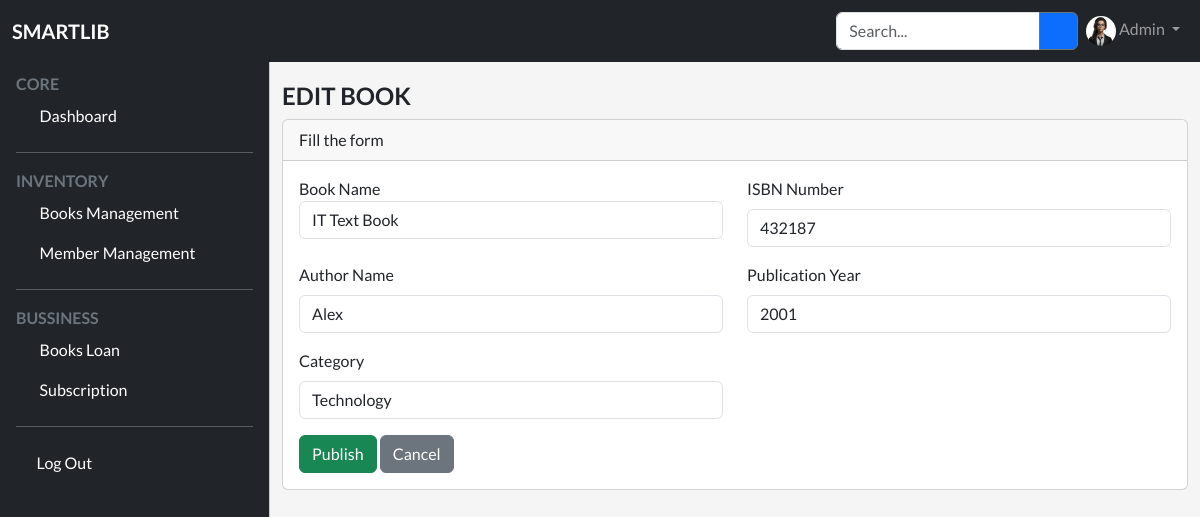
Screenshot of /admin/books/edit.php with the database file from the repository.
### tables this page shows
CREATE TABLE `books` (
  `guid` varchar(50) NOT NULL,
  `id` int(11) NOT NULL AUTO_INCREMENT,
  `title` varchar(255) DEFAULT NULL,
  `author` varchar(255) DEFAULT NULL,
  `publication_year` varchar(10) DEFAULT NULL,
  `isbn` varchar(255) DEFAULT NULL,
  `category_id` int(11) DEFAULT NULL,
  `status` tinyint(1) NOT NULL DEFAULT 1,
  `created_at` timestamp NOT NULL DEFAULT current_timestamp(),
  `updated_at` timestamp NULL DEFAULT NULL,
  PRIMARY KEY (`id`)
);

### admin/models/book.php (called while the page is built, shortened)
<?php
function getBookByGUID($conn,$guid)
{
    $sql = "select * from books b where b.guid='$guid'";
    $result = $conn->query($sql);
    return $result;
}
function getCategories($conn){
    $sql = "select id, name from categories";
    $result = $conn->query($sql);
    return $result;
}

### admin/books/edit.php (the view, shortened to what this page needs)
<?php
include_once("../../config/database.php");
include_once("../models/book.php");
include_once("../../include/header.php");
include_once("../../include/topbar.php");
include_once("../../include/sidebar.php");
$bookName='';
$isbn='';
$author='';
$publicationYear='';
$category='';
$guid=$_SERVER['QUERY_STRING'];
$book = getBookByGUID($conn,$guid);
if ($book->num_rows > 0) {
    while ($row = $book->fetch_assoc()) {
        $bookName=$row['title'];
        $isbn=$row['isbn'];
        $author=$row['author'];
        $publicationYear=$row['publication_year'];
        $category= $row['category_id'];
    }
}
?>
        <main class="mt-1 pt-3">
            <div class="container-fluid">
                <div class="row dashboard-counts">
                    <div class="col-md-12">
                       <h4 class="fw-bold text-uppercase"> Edit Book </h4>
                    </div>
                    <div class="col-md-12">
                        <div class="card">
                            <div class="card-header">
                              Fill the form
                            </div>
                                    <div class="card-body">
                                        <form method="post" action="<?php echo ADMIN_BASE_URL?>books/edit.php">
                                            <div class="row">
                                                <div class="col-md-6">
                                                    <div class="mb-3">
                                                        <label for="title">Book Name</label>
                                                        <input type="text" name="title" id="title"
                                                         class="form-control"  title="Enter the title"
                                                        value="<?php echo $bookName ?>"/>
                                                    </div>
                                                </div>
                                                <div class="col-md-6">
                                                    <div class="mb-3">
                                                        <label for="isbn" class="form-label">ISBN Number</label>
                                                        <input type="text" name="isbn" id="isbn" class="form-control"
                                                        required="required" title="Enter the ISBN number"
                                                               value="<?php echo $isbn ?>"/>
                                                    </div>
                                                </div>
                                                <div class="col-md-6">
                                                    <div class="mb-3">
                                                        <label for="author" class="form-label">Author Name</label>
                                                        <input type="text" name="author" id="author"
                                                        class="form-control" required title="Enter the author's name"
                                                               value="<?php echo $author ?>"/>
                                                    </div>
                                                </div>
                                                <div class="col-md-6">
                                                    <div class="mb-3">
                                                        <label for="publication_year" class="form-label">Publication Year</label>
                                                        <input type="number" name="publication_year" id="publication_year"
                                                        class="form-control" required title="Enter the year of publication"
                                                               value="<?php echo $publicationYear ?>"/>
                                                    </div>
                                                </div>
                                                <div class="col-md-6">
                                                    <div class="mb-3">
                                                        <label for="category_id" class="form-label">Category</label>
                                                        <?php
                                                        $cats = getCategories($conn);
                                                       ?>
                                                            <select name="category_id" id="category_id"
                                                            class="form-control" required title="Select the category of the item">
                                                                <?php
                                                                while ($row = $cats->fetch_assoc()) {
                                                                    if($row['id']==$category){
                                                                        echo "<option value=".$row['id']." selected >".$row['name']."</option>";
                                                                    }
                                                                    else{
                                                                        echo "<option value=".$row['id'].">".$row['name']."</option>";
                                                                    }
                                                                    } ?>
                                                            </select>
                                                    </div>
                                                </div>
                                                <div class="col-md-12">
                                                    <button name="publish" type="submit" class="btn btn-success">
                                                        Publish
                                                    </button>
                                                    <button type="reset" class="btn btn-secondary">
                                                        Cancel
                                                    </button>
                                                </div>
                                            </div>
                                        </form>
                                    </div>
                                </div>
                            </div>
                        </div>
<?php
include_once("../../include/footer.php");
?>

### assets/css/style.css (style rules this page uses)
body { font-family: "Lato", sans-serif; background-color: #f5f5f5; height: 100vh; }
:root { --offcanvas-width: 270px; --topNavbarHeight: 56px; }
@media (min-width: 992px) { body { overflow: auto !important; } }
@media (min-width: 992px) { main { margin-left: var(--offcanvas-width); } }

### rows the page displays
books: title "IT Text Book", isbn "432187", author "Alex", publication_year "2001"

### other values shown
form field category_id "Technology"
